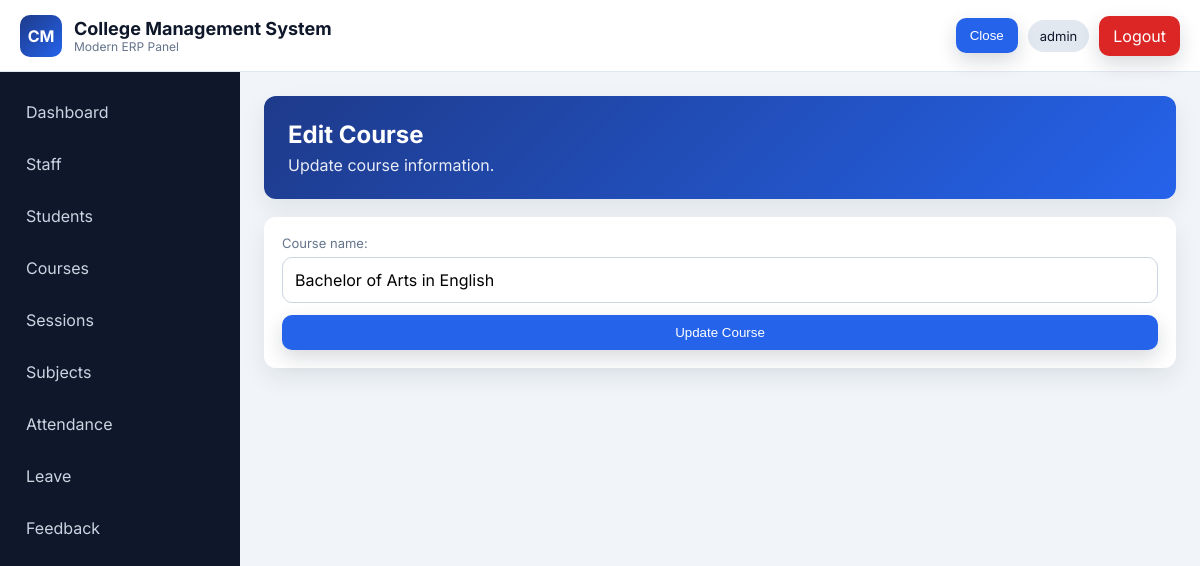
Screenshot of /hod/course/edit/2/ (signed in) with the database file from the repository.
### student_management_app/models.py (models this page shows, shortened)
class CustomUser(AbstractUser):
    USER_TYPE_CHOICES = (
        ("HOD", "HOD"),
        ("STAFF", "STAFF"),
        ("STUDENT", "STUDENT"),
    )
    user_type = models.CharField(max_length=10, choices=USER_TYPE_CHOICES, default="HOD")

class Courses(models.Model):
    course_name = models.CharField(max_length=255)
    created_at = models.DateTimeField(auto_now_add=True)
    updated_at = models.DateTimeField(auto_now=True)

### student_management_app/views.py (the view)
# urls.py: path("hod/course/edit/<int:course_id>/", views.hod_edit_course, name="hod_edit_course"),
@hod_required
def hod_edit_course(request, course_id):
    course = get_object_or_404(Courses, pk=course_id)
    form = CourseForm(request.POST or None, instance=course)
    if request.method == "POST" and form.is_valid():
        form.save()
        messages.success(request, "Course updated successfully.")
        return redirect("hod_list_courses")
    return render(request, "hod_templates/edit_course.html", {"form": form, "course": course})

### student_management_app/forms.py
class CourseForm(forms.ModelForm):
    class Meta:
        model = Courses
        fields = ["course_name"]
        widgets = {
            "course_name": forms.TextInput(attrs={"class": "form-control", "placeholder": "Enter course name"}),
        }

### student_management_app/role_helpers.py (called while the page is built)
def dashboard_name_for_user(user):
    role = (getattr(user, "user_type", "") or "").strip().upper()
    dashboard_name = ROLE_DASHBOARD_MAP.get(role)
    if dashboard_name:
        return dashboard_name
    if getattr(user, "is_superuser", False):
        return "hod_dashboard"
    return None

def role_required(expected_dashboard_name):
    def decorator(view_func):
        @wraps(view_func)
        def _wrapped(request, *args, **kwargs):
            if not request.user.is_authenticated:
                return redirect("login_page")
            if dashboard_name_for_user(request.user) != expected_dashboard_name:
                return redirect("login_page")
            return view_func(request, *args, **kwargs)
        return _wrapped
    return decorator

### student_management_app/templates/hod_templates/edit_course.html (shortened to what this page needs)
{% extends 'base.html' %}
{% block content %}
<div class="page-header"><h2>Edit Course</h2><p>Update course information.</p></div>
<div class="card">
    <form method="post" class="form-grid">
        {% for field in form %}
            <div class="form-group">
                {{ field.label_tag }}
                {{ field }}
            </div>
        {% endfor %}
        <button class="btn btn-primary" type="submit">Update Course</button>
    </form>
</div>
{% endblock %}

### templates/base.html (shortened to what this page needs)
{% load static %}
<!DOCTYPE html>
<html lang="en">
<head>
    <link rel="stylesheet" href="{% static 'css/style.css' %}">
</head>
<body>
    {% if request.user.is_authenticated %}
    <header class="topbar">
        <div class="topbar-left">
            <div class="logo">CM</div>
            <div>
                <h1>College Management System</h1>
                <p>Modern ERP Panel</p>
            </div>
        </div>
        <div class="topbar-right">
            <button class="menu-toggle btn btn-primary" id="menuToggle" type="button" aria-controls="sidebar" aria-expanded="false">Menu</button>
            <span class="user-chip">{{ request.user.get_full_name|default:request.user.username }}</span>
            <a class="btn btn-danger" href="{% url 'logout_user' %}">Logout</a>
        </div>
    </header>
    <aside class="sidebar" id="sidebar">
        <nav>
            {% if request.user.user_type == 'HOD' or request.user.is_superuser %}
                <a class="sidebar-link" href="{% url 'hod_dashboard' %}">Dashboard</a>
                <a class="sidebar-link" href="{% url 'list_staff' %}">Staff</a>
                <a class="sidebar-link" href="{% url 'hod_list_students' %}">Students</a>
                <a class="sidebar-link" href="{% url 'hod_list_courses' %}">Courses</a>
                <a class="sidebar-link" href="{% url 'hod_list_sessions' %}">Sessions</a>
                <a class="sidebar-link" href="{% url 'hod_list_subjects' %}">Subjects</a>
                <a class="sidebar-link" href="{% url 'admin_view_attendance' %}">Attendance</a>
                <a class="sidebar-link" href="{% url 'admin_student_leave_view' %}">Leave</a>
                <a class="sidebar-link" href="{% url 'hod_student_feedback_list' %}">Feedback</a>
            {% endif %}
        </nav>
    </aside>
    {% endif %}
    <main class="{% if request.user.is_authenticated %}main-content{% else %}auth-wrapper{% endif %} fade-in">
        {% block content %}{% endblock %}
    </main>
</body>
</html>

### static/css/style.css (style rules this page uses)
:root { --primary: #1E3A8A; --secondary: #2563EB; --accent: #F59E0B; --sidebar: #0F172A; --bg: #F1F5F9; --card: #FFFFFF; --text: #0F172A; --muted: #64748B; --success: #16A34A; --danger: #DC2626; --warning: #F59E0B; --radius: 12px; --shadow: 0 10px 25px rgba(15, 23, 42, 0.08); }
* { box-sizing: border-box; }
body { margin: 0; font-family: 'Inter', sans-serif; color: var(--text); background: var(--bg); }
.topbar { position: fixed; top: 0; left: 0; right: 0; height: 72px; background: var(--card); border-bottom: 1px solid #e2e8f0; display: flex; align-items: center; justify-content: space-between; padding: 0 20px; z-index: 1000; }
.topbar-left { display: flex; gap: 12px; align-items: center; }
.logo { width: 42px; height: 42px; border-radius: 10px; background: linear-gradient(135deg, var(--primary), var(--secondary)); color: #fff; display: grid; place-items: center; font-weight: 700; }
.topbar h1 { margin: 0; font-size: 18px; }
.topbar p { margin: 0; color: var(--muted); font-size: 12px; }
.topbar-right { display: flex; gap: 10px; align-items: center; }
.user-chip { padding: 8px 12px; border-radius: 999px; background: #e2e8f0; font-size: 13px; }
.menu-toggle { display: inline-block; }
.sidebar { position: fixed; top: 72px; left: 0; width: 240px; bottom: 0; background: var(--sidebar); padding: 18px 12px; transition: transform 0.3s ease; overflow-y: auto; }
.sidebar nav { display: flex; flex-direction: column; gap: 8px; }
.sidebar-link { color: #cbd5e1; text-decoration: none; padding: 12px 14px; border-radius: 10px; transition: all 0.3s ease; }
.main-content { margin-top: 72px; margin-left: 240px; padding: 24px; }
.page-header { background: linear-gradient(135deg, var(--primary), var(--secondary)); color: #fff; border-radius: var(--radius); padding: 24px; box-shadow: var(--shadow); margin-bottom: 18px; }
.page-header h2 { margin: 0 0 6px; }
.page-header p { margin: 0; opacity: 0.9; }
.card { background: var(--card); border-radius: var(--radius); box-shadow: var(--shadow); padding: 18px; margin-bottom: 16px; }
.form-grid { display: grid; gap: 12px; }
.form-group { position: relative; }
.form-group label { font-size: 13px; color: var(--muted); display: block; margin-bottom: 6px; }
input, select, textarea { width: 100%; padding: 12px 12px; border: 1px solid #cbd5e1; border-radius: 10px; background: #fff; font: inherit; transition: all 0.3s ease; }
.btn { position: relative; overflow: hidden; display: inline-flex; align-items: center; justify-content: center; gap: 6px; border: 0; text-decoration: none; color: #fff; padding: 10px 14px; border-radius: 10px; cursor: pointer; transition: all 0.3s ease; box-shadow: 0 8px 20px rgba(15, 23, 42, 0.16); }
.btn-primary { background: var(--secondary); }
.btn-danger { background: var(--danger); }
.fade-in { animation: fadeIn 0.4s ease; }

### rows the page displays
CustomUser: user.get_full_name "admin"
Courses: form "Bachelor of Arts in English"

### other values shown
{{ field.label_tag }} "Course name:"
